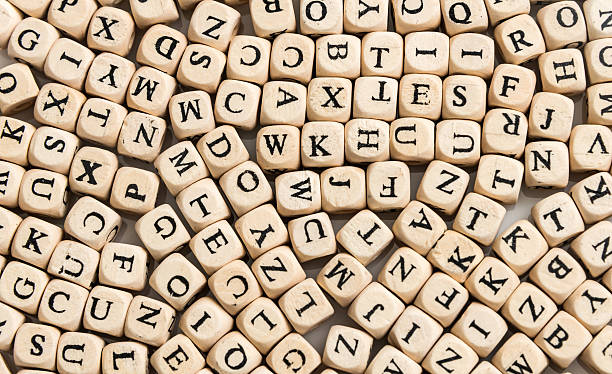
#> input picture images/letters.jpg, 612 x 374 px, found by its file name
$ python Laplaciano.py   (older library calls are emulated)
#> lines starting #> are read from the running program, lines starting #| are printed output that depends on the picture
import cv2
import numpy as np

image_path = "images\letters.jpg"
image = cv2.imread(image_path, 0)
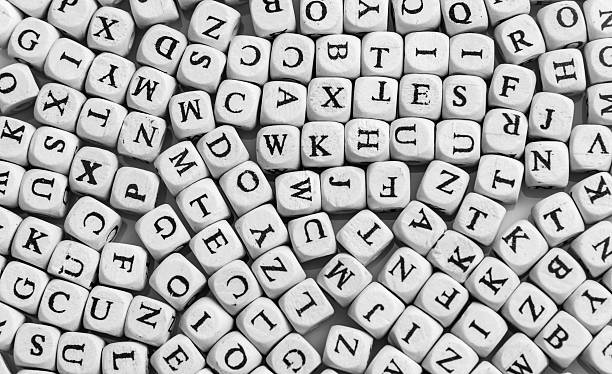
#> image: shape (374, 612); min 0, max 255, mean 174.2
cv2.imshow("original image", image)
cv2.waitKey()

# Função que implementa Laplaciano "Padrão" - Saídas negativas incluídas
image_lapl = cv2.Laplacian(image, ddepth=cv2.CV_64F, ksize=1)
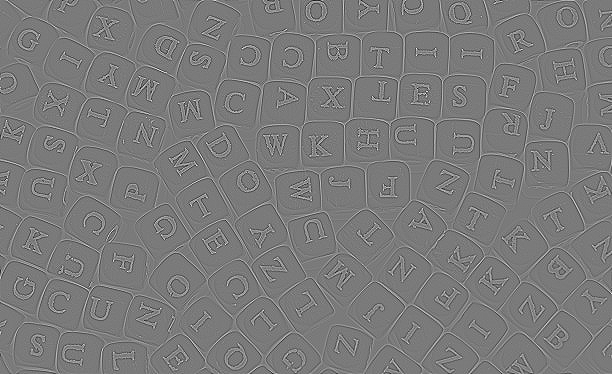
#> image_lapl: shape (374, 612) float64; min -626, max 673, mean 0; drawn with min black and max white
image_lapl_a = np.uint8(np.absolute(image_lapl))
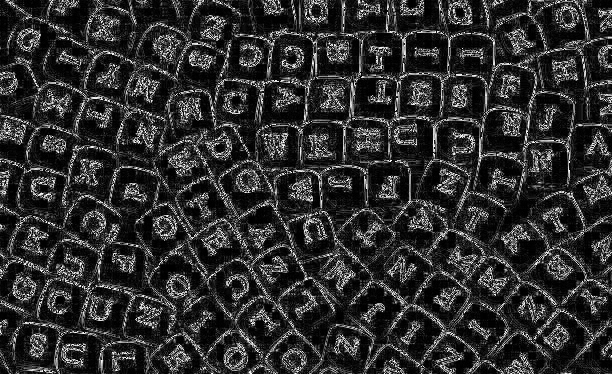
#> image_lapl_a: shape (374, 612); min 0, max 255, mean 46.5
cv2.imshow("laplacian Ab", image_lapl_a)
cv2.waitKey()

# Transformação para visualização, somando mínimo da função Laplaciano
image_lapl2 = image_lapl + image_lapl.min()
image_lapl2 = (image_lapl2 - image_lapl2.max()) / (image_lapl2.min() - image_lapl2.max())
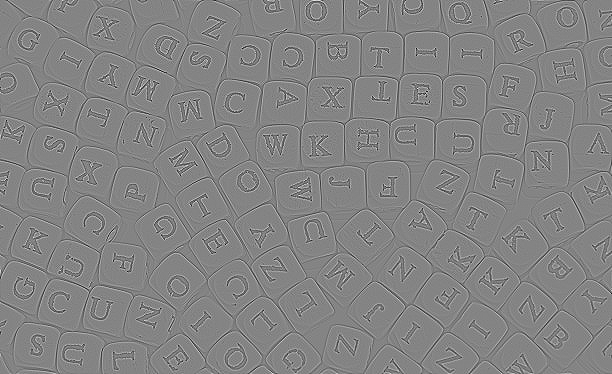
#> image_lapl2: shape (374, 612) float64; min 0, max 1, mean 0.518
image_lapl2 = (image_lapl2 * 255).astype(np.uint8)
cv2.imshow("laplacian Gray", image_lapl2)
cv2.waitKey()

# Função que implementa Laplaciano "Padrão" - Saída já para visualização, sem negativos
image_lapl = cv2.Laplacian(image, ddepth=-1, ksize=1)
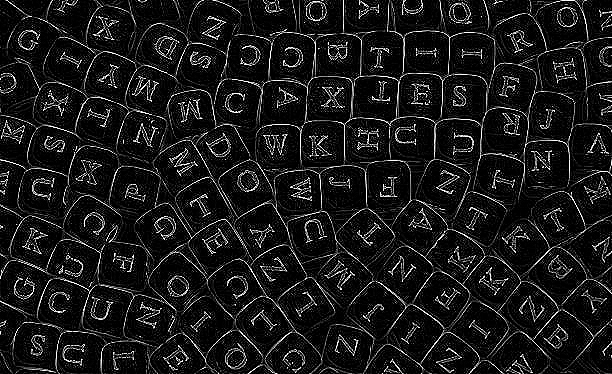
#> image_lapl: shape (374, 612); min 0, max 255, mean 26
cv2.imshow("laplacian", image_lapl)
cv2.waitKey()

# Para implementação da variação (com diagonais)
kernel = np.array([
  [ 0,  1,  0],
  [ 1, -4,  1],
  [ 0,  1,  0]
])

image_lapl1 = cv2.filter2D(image, -1, kernel)
cv2.imshow("laplacian with kernel", image_lapl1)
cv2.waitKey()

c = -1
inver = c*(image_lapl_a)
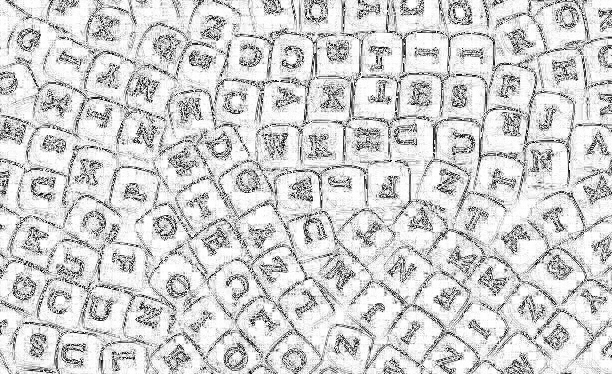
#> inver: shape (374, 612) int16; min -255, max 0, mean -46.54; drawn with min black and max white
inver = (inver - inver.max()) / (inver.min() - inver.max())
inver = (inver * 255).astype(np.uint8)

iamge_agu = image + inver
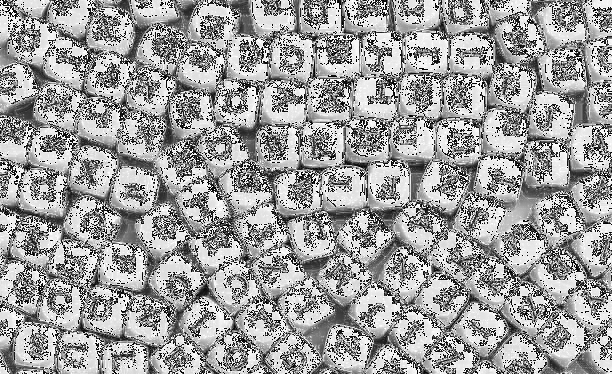
#> iamge_agu: shape (374, 612); min 0, max 255, mean 158.8
cv2.imshow("Realce", iamge_agu)
cv2.waitKey()

$ run again, with images/CT.JPG copied over images/letters.jpg
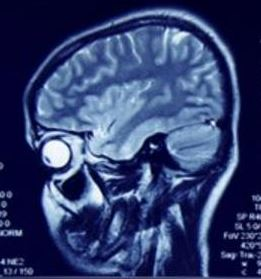
#> input picture images/CT.JPG, 261 x 279 px, found by its file name
#> `inver = (inver - inver.max()) / (inver.min() - inver.max())`:
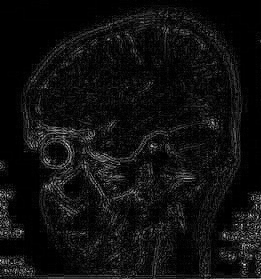
#> inver: shape (279, 261) float64; min 0, max 1, mean 0.0629
#> `iamge_agu = image + inver`:
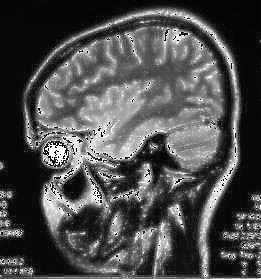
#> iamge_agu: shape (279, 261); min 0, max 255, mean 77.1
